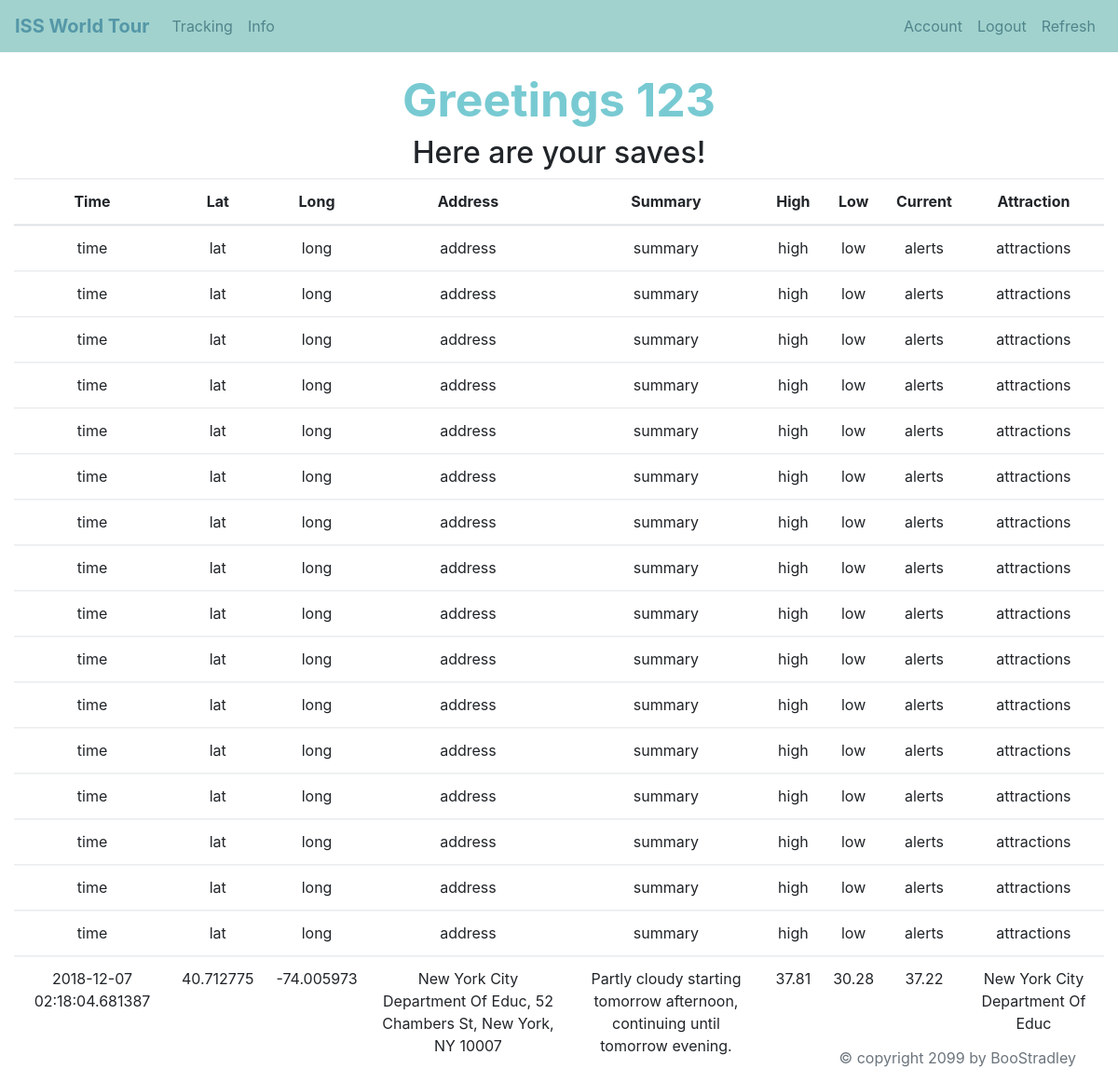
The app's page /account (signed in), older data.
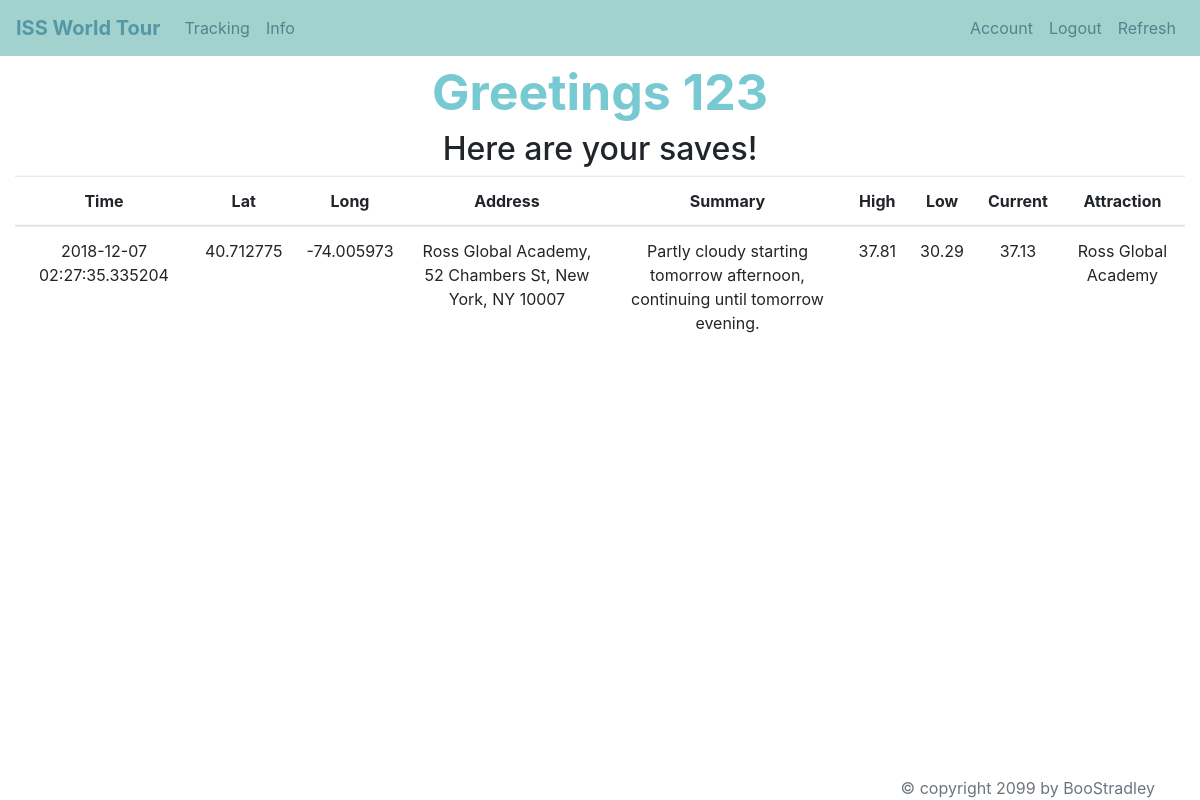
The same page, newer data.
### tables this page shows
CREATE TABLE saves(user TEXT, times TEXT, lat TEXT, long TEXT, address TEXT, summary TEXT, high TEXT, low TEXT, curr TEXT, attraction TEXT);

### app.py (the view)
@app.route("/account")
def account():
    if 'user' not in session:
        return redirect('/track')
    user = session['user']
    saves = getters.get_saves(user)
    return render_template("account.html", SESSION = loggedIn(), saves = saves, user = session['user'])

### app.py (called while the page is built)
def loggedIn():
    if 'user' in session:
        return True
    return False

### util/getters.py (called while the page is built)
def get_saves(user):
    db = sqlite3.connect(DB_FILE)
    c = db.cursor()
    command = "SELECT * FROM saves WHERE user = ?"
    saves = False
    for i in c.execute(command,(user,)):
        saves = True
    if saves:
        all_saves = c.execute(command,(user,)).fetchall()
        db.close()
        return all_saves
    else:
        db.close()
        return []

### templates/account.html (shortened to what this page needs)
{% extends 'base.html' %}
{% block body %}
<div class="account">
  <h1> Greetings {{user}} </h1>
  <h2> Here are your saves!</h2>
  <table class="table">
    <thead>
      <tr>
	<th scope="col">Time</th>
	<th scope="col">Lat</th>
	<th scope="col">Long</th>
	<th scope="col">Address</th>
	<th scope="col">Summary</th>
	<th scope="col">High</th>
	<th scope="col">Low</th>
	<th scope="col">Current</th>
	<th scope="col">Attraction</th>
      </tr>
    </thead>
    <tbody>
      {% for save in saves %}
      <tr>
	<td>{{save[1]}}</td>
	<td>{{save[2]}}</td>
	<td>{{save[3]}}</td>
	<td>{{save[4]}}</td>
	<td>{{save[5]}}</td>
	<td>{{save[6]}}</td>
	<td>{{save[7]}}</td>
	<td>{{save[8]}}</td>
	<td>{{save[9]}}</td>
      </tr>
      {% endfor %}
    </tbody>
  </table>
</div>
{% endblock %}

### templates/base.html (shortened to what this page needs)
<!DOCTYPE html>
<html>
  <head>
    <link rel="stylesheet" href="https://stackpath.bootstrapcdn.com/bootstrap/4.1.3/css/bootstrap.min.css">
    <link rel="stylesheet" type="text/css" href="../static/custom.css">
  </head>
  {% block navbar %}
  <nav class="navbar navbar-expand-lg">
    <a class="navbar-brand">ISS World Tour</a>
    <div class="collapse navbar-collapse" id="navbarNavAltMarkup">
      <div class="navbar-nav">
	<a class="nav-item nav-link" href="track">Tracking</a>
	<a class="nav-item nav-link" href="info">Info</a>
      </div>
    </div>
    <ul class="nav navbar-nav navbar-right">
      {% if SESSION %}
      <a class="nav-item nav-link" href="account">Account</a>
      <a class="nav-item nav-link" href="logout">Logout</a>
      {% endif %}
      <a class="nav-item nav-link" href="update">Refresh</a>
    </ul>
  </nav>
  {% endblock %}
  <body>
    <div class = "container-fluid">
      <div class = "body">
	{% block body %}
	{% endblock %}
      </div>
    </div>
  </body>
  <footer class = "footer">
    <div class = "container">
      {% block footer %}
      <span class = "text-muted">&copy; copyright 2099 by BooStradley</span>
      {% endblock %}
    </div>
  </footer>
</html>

### static/custom.css (style rules this page uses)
.navbar-expand-lg { background-color: #A1D2CE; font-size: 16px; border: 0; border-radius: 0px; }
.navbar-brand { font-weight: bold; color: #5497A7 !important; }
.navbar-expand-lg .navbar-nav .nav-link { color: #50858B; }
.h1, h1 { text-align: center; font-size: 50px; color: #78CAD2; font-weight: bold; }
.body { text-align: center; }
.account { transform: translateY(2%) }
.footer { position: fixed; bottom: 0; width: 100%; text-align: right; }

Row changes from the older to the newer data that the page shows:
removed saves: times "time", lat "lat", long "long", address "address", summary "summary", high "high", low "low", curr "alerts", attraction "attractions"
removed saves: times "time", lat "lat", long "long", address "address", summary "summary", high "high", low "low", curr "alerts", attraction "attractions"
removed saves: times "time", lat "lat", long "long", address "address", summary "summary", high "high", low "low", curr "alerts", attraction "attractions"
removed saves: times "time", lat "lat", long "long", address "address", summary "summary", high "high", low "low", curr "alerts", attraction "attractions"
removed saves: times "time", lat "lat", long "long", address "address", summary "summary", high "high", low "low", curr "alerts", attraction "attractions"
removed saves: times "time", lat "lat", long "long", address "address", summary "summary", high "high", low "low", curr "alerts", attraction "attractions"
removed saves: times "time", lat "lat", long "long", address "address", summary "summary", high "high", low "low", curr "alerts", attraction "attractions"
removed saves: times "time", lat "lat", long "long", address "address", summary "summary", high "high", low "low", curr "alerts", attraction "attractions"
removed saves: times "time", lat "lat", long "long", address "address", summary "summary", high "high", low "low", curr "alerts", attraction "attractions"
removed saves: times "time", lat "lat", long "long", address "address", summary "summary", high "high", low "low", curr "alerts", attraction "attractions"
removed saves: times "time", lat "lat", long "long", address "address", summary "summary", high "high", low "low", curr "alerts", attraction "attractions"
removed saves: times "time", lat "lat", long "long", address "address", summary "summary", high "high", low "low", curr "alerts", attraction "attractions"
removed saves: times "time", lat "lat", long "long", address "address", summary "summary", high "high", low "low", curr "alerts", attraction "attractions"
removed saves: times "time", lat "lat", long "long", address "address", summary "summary", high "high", low "low", curr "alerts", attraction "attractions"
removed saves: times "time", lat "lat", long "long", address "address", summary "summary", high "high", low "low", curr "alerts", attraction "attractions"
removed saves: times "2018-12-07 02:18:04.681387", lat "40.712775", long "-74.005973", address "New York City Department Of Educ, 52 Chambers St, New York, NY 10007", summary "Partly cloudy starting tomorrow afternoon, continuing until tomorrow evening.", high "37.81", low "30.28", curr "37.22", attraction "New York City Department Of Educ"
changed saves: times "time" → "2018-12-07 02:27:35.335204"; lat "lat" → "40.712775"; long "long" → "-74.005973"; address "address" → "Ross Global Academy, 52 Chambers St, New York, NY 10007"; summary "summary" → "Partly cloudy starting tomorrow afternoon, continuing until tomorrow evening."; high "high" → "37.81"; low "low" → "30.29"; curr "alerts" → "37.13"; attraction "attractions" → "Ross Global Academy"
